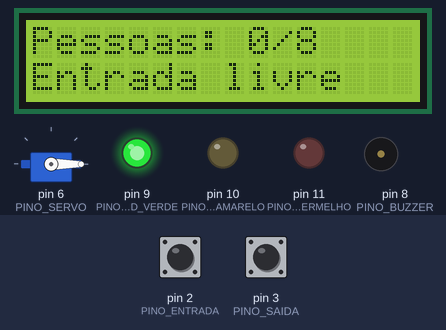
The sketch below on a simulated Arduino Uno, built with avr-gcc and run on an emulated ATmega328P. On the bench: servo, 16×2 character LCD, output pins drawn as LEDs (lit = HIGH), buzzer (waves = sounding). The inputs (shaded band) are chosen by the test bench; at power-on: pin 2 (PINO_ENTRADA) HIGH, pin 3 (PINO_SAIDA) HIGH. What the sketch prints to the serial monitor is not drawn.

Above: at 1.2 s.
1.3 s: pin 2 (PINO_ENTRADA) pulled LOW for 0.15 s
At 1.9 s:
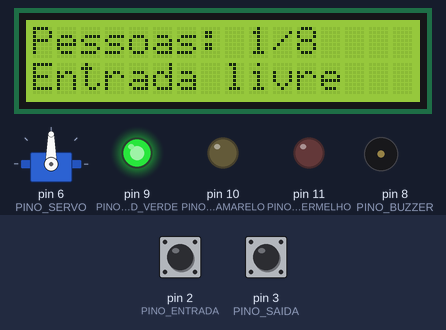
4.4 s: pin 2 (PINO_ENTRADA) pulled LOW for 1 s
At 5.4 s:
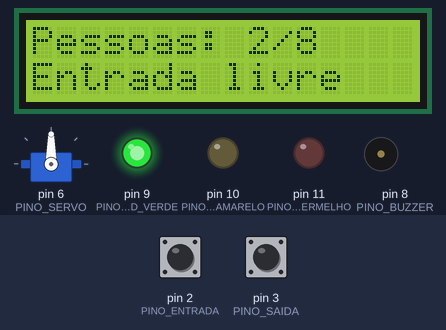
6.9 s: pin 3 (PINO_SAIDA) pulled LOW for 0.15 s
At 7.9 s:
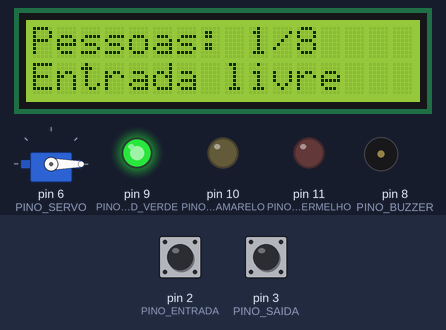
8.5 s: pin 3 (PINO_SAIDA) pulled LOW for 1 s
At 9.2 s:
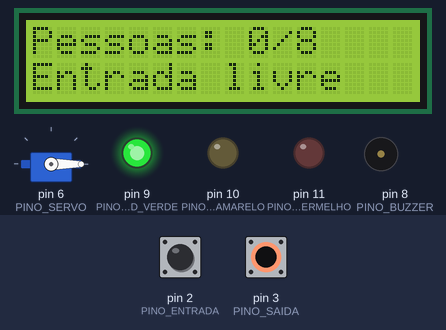
11.0 s: pin 2 (PINO_ENTRADA) pulled LOW for 3.2 s
At 11.6 s:
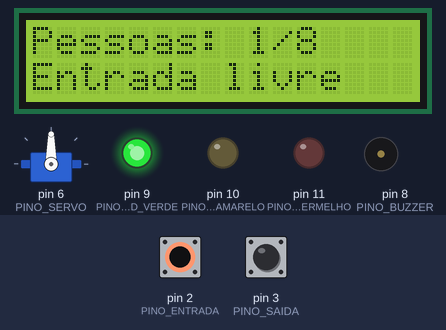
15.7 s: pin 3 (PINO_SAIDA) pulsed LOW 2 times (0.12 s each, 0.3 s apart)
At 17.0 s:
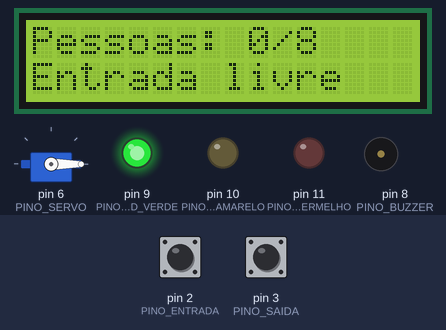
Timing chart, 0 to 18.7 s (numbered marks = the images above; inputs shaded):
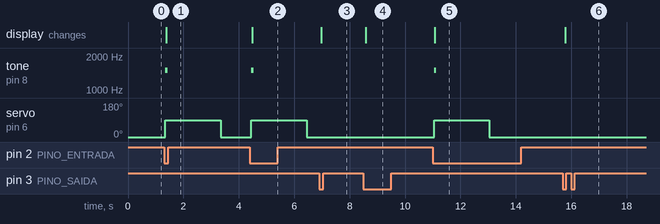

Measured:
- after the input at 1.3 s, tone on pin 8 (PINO_BUZZER): silent → 1500 Hz after 0.05 s, → silent 0.08 s later; servo on pin 6 (PINO_SERVO): 0° → 90° after 0.05 s, → 0° 2.0 s later; the display: changes after 0.08 s (image 1)
- after the input at 4.4 s, tone on pin 8 (PINO_BUZZER): silent → 1500 Hz after 0.05 s, → silent 0.08 s later; servo on pin 6 (PINO_SERVO): 0° → 90° after 0.05 s, → 0° 2.0 s later; the display: changes after 0.08 s (image 2)
- after the input at 6.9 s, the display: changes after 0.08 s (image 3)
- after the input at 8.5 s, the display: changes after 0.08 s (image 4)
- after the input at 11.0 s, tone on pin 8 (PINO_BUZZER): silent → 1500 Hz after 0.05 s, → silent 0.08 s later; servo on pin 6 (PINO_SERVO): 0° → 90° after 0.05 s, → 0° 2.0 s later; the display: changes after 0.08 s (image 5)
- after the input at 15.7 s, the display: changes after 0.08 s (image 6)

The sketch:

sketch.ino
```cpp
/*
 * ===========================================================================
 *  Escritório Inteligente | Automação 5: Contador de pessoas e controle de
 *  lotação do auditório
 * ---------------------------------------------------------------------------
 *  Problema: em treinamentos e eventos internos o auditório passa do limite
 *  de pessoas definido pelo projeto de segurança contra incêndio, e ninguém
 *  sabe quantas pessoas estão lá dentro em caso de evacuação.
 *
 *  Entradas: botão do sensor de entrada (pedido de passagem na catraca) e
 *            botão do sensor de saída.
 *  Saídas:   servo da catraca de entrada, LEDs verde, amarelo e vermelho,
 *            buzzer e LCD 16x2 I2C com a ocupação.
 *
 *  Lógica:
 *    - Entrada: se ocupação < capacidade, libera a catraca por 2 s e soma 1;
 *      se estiver lotado, mantém a catraca travada e toca o aviso.
 *    - Saída: subtrai 1 (nunca fica negativo).
 *    - LED verde abaixo de 80 % da capacidade, amarelo a partir de 80 %,
 *      vermelho quando lotado.
 *  Capacidade reduzida para 8 pessoas na simulação.
 *
 *  Plataforma: Arduino Uno (ATmega328P), simulado no Wokwi.
 * ===========================================================================
 */
#include <Wire.h>
#include <LiquidCrystal_I2C.h>
#include <Servo.h>

// ----------------------------- Pinos ---------------------------------------
const byte PINO_ENTRADA      = 2;   // botões ligados ao GND (INPUT_PULLUP)
const byte PINO_SAIDA        = 3;
const byte PINO_SERVO        = 6;
const byte PINO_BUZZER       = 8;
const byte PINO_LED_VERDE    = 9;
const byte PINO_LED_AMARELO  = 10;
const byte PINO_LED_VERMELHO = 11;

LiquidCrystal_I2C lcd(0x27, 16, 2);
Servo catraca;

// ----------------------------- Parâmetros ----------------------------------
const int CAPACIDADE = 8;
const int PERCENTUAL_ALERTA = 80;
const unsigned long TEMPO_CATRACA = 2000;  // ms com a catraca liberada
const unsigned long DEBOUNCE = 50;
const int ANGULO_TRAVADA = 0, ANGULO_LIVRE = 90;

// ----------------------------- Estado --------------------------------------
int ocupacao = 0;
bool catracaLiberada = false;
unsigned long inicioLiberacao = 0;

// Botão com debounce e detecção de borda (uma estrutura por botão)
struct Botao {
  byte pino;
  int leituraAnterior;
  int estadoEstavel;
  unsigned long ultimaMudanca;
};
Botao botaoEntrada = {PINO_ENTRADA, HIGH, HIGH, 0};
Botao botaoSaida = {PINO_SAIDA, HIGH, HIGH, 0};

bool foiApertado(Botao &b) {
  int leitura = digitalRead(b.pino);
  bool apertou = false;
  if (leitura != b.leituraAnterior) b.ultimaMudanca = millis();
  if (millis() - b.ultimaMudanca > DEBOUNCE && leitura != b.estadoEstavel) {
    b.estadoEstavel = leitura;
    if (b.estadoEstavel == LOW) apertou = true;
  }
  b.leituraAnterior = leitura;
  return apertou;
}

void atualizarPainel() {
  int percentual = ocupacao * 100 / CAPACIDADE;
  bool lotado = ocupacao >= CAPACIDADE;
  digitalWrite(PINO_LED_VERDE, percentual < PERCENTUAL_ALERTA ? HIGH : LOW);
  digitalWrite(PINO_LED_AMARELO, !lotado && percentual >= PERCENTUAL_ALERTA ? HIGH : LOW);
  digitalWrite(PINO_LED_VERMELHO, lotado ? HIGH : LOW);

  char linha[17];
  snprintf(linha, sizeof(linha), "Pessoas: %d/%d", ocupacao, CAPACIDADE);
  lcd.setCursor(0, 0);
  lcd.print(linha);
  lcd.print("    ");
  snprintf(linha, sizeof(linha), "%-16s", lotado ? "LOTADO" : percentual >= PERCENTUAL_ALERTA ? "Quase lotado" : "Entrada livre");
  lcd.setCursor(0, 1);
  lcd.print(linha);
}

void registrarEntrada() {
  if (ocupacao >= CAPACIDADE) {
    tone(PINO_BUZZER, 500, 700);  // aviso de lotação, catraca segue travada
    Serial.println(F("[LOTACAO] Entrada negada: auditorio lotado"));
    return;
  }
  ocupacao++;
  catraca.write(ANGULO_LIVRE);
  catracaLiberada = true;
  inicioLiberacao = millis();
  tone(PINO_BUZZER, 1500, 80);
  Serial.print(F("[LOTACAO] Entrada. Ocupacao: "));
  Serial.println(ocupacao);
  atualizarPainel();
}

void registrarSaida() {
  if (ocupacao == 0) {
    Serial.println(F("[LOTACAO] Saida ignorada: contador ja em zero"));
    return;
  }
  ocupacao--;
  Serial.print(F("[LOTACAO] Saida. Ocupacao: "));
  Serial.println(ocupacao);
  atualizarPainel();
}

void setup() {
  Serial.begin(9600);
  pinMode(PINO_ENTRADA, INPUT_PULLUP);
  pinMode(PINO_SAIDA, INPUT_PULLUP);
  pinMode(PINO_BUZZER, OUTPUT);
  pinMode(PINO_LED_VERDE, OUTPUT);
  pinMode(PINO_LED_AMARELO, OUTPUT);
  pinMode(PINO_LED_VERMELHO, OUTPUT);
  catraca.attach(PINO_SERVO);
  catraca.write(ANGULO_TRAVADA);
  lcd.init();
  lcd.backlight();
  atualizarPainel();
}

void loop() {
  if (foiApertado(botaoEntrada)) registrarEntrada();
  if (foiApertado(botaoSaida)) registrarSaida();

  // Trava a catraca de novo depois do tempo de passagem
  if (catracaLiberada && millis() - inicioLiberacao >= TEMPO_CATRACA) {
    catracaLiberada = false;
    catraca.write(ANGULO_TRAVADA);
  }
}
```
